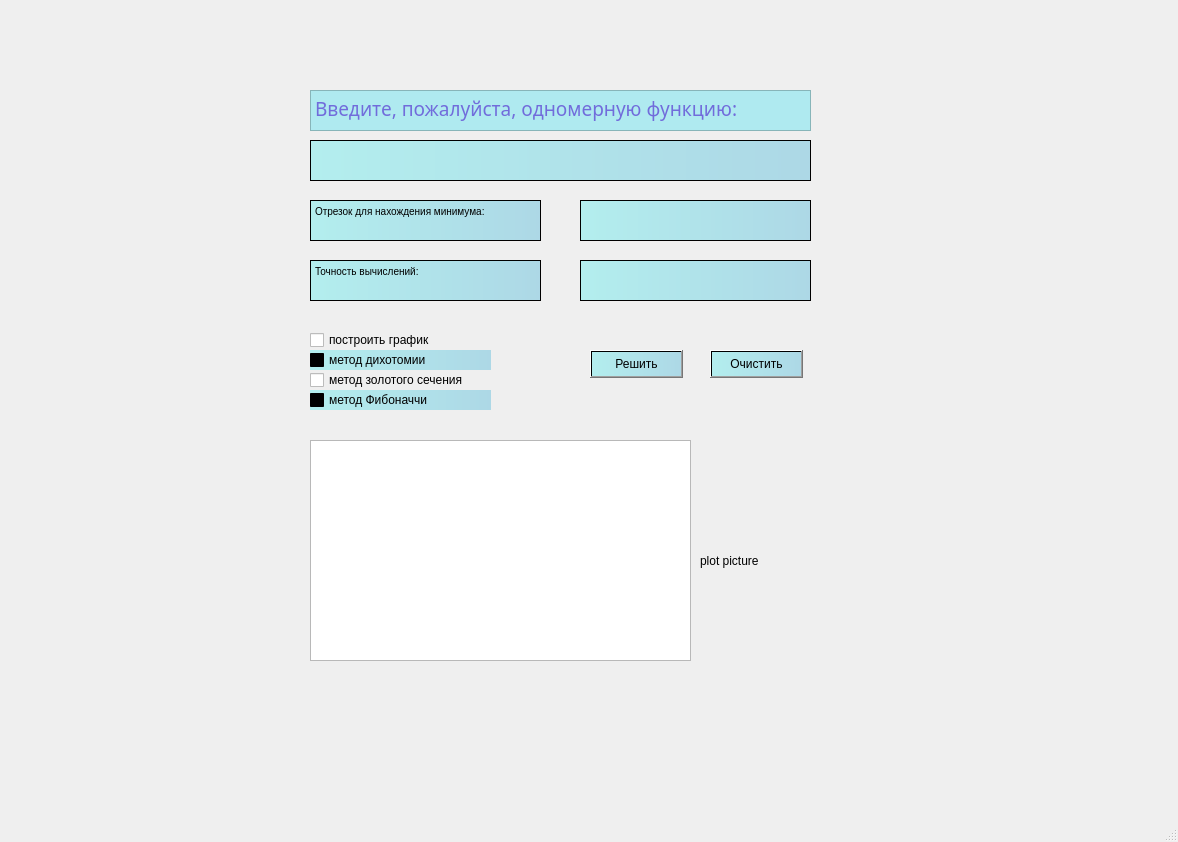
<?xml version="1.0" encoding="UTF-8"?>
<ui version="4.0">
 <class>MainWindow</class>
 <widget class="QMainWindow" name="MainWindow">
  <property name="geometry">
   <rect>
    <x>0</x>
    <y>0</y>
    <width>1178</width>
    <height>842</height>
   </rect>
  </property>
  <property name="windowTitle">
   <string>MainWindow</string>
  </property>
  <property name="styleSheet">
   <string notr="true"/>
  </property>
  <widget class="QWidget" name="centralwidget">
   <widget class="QTextEdit" name="textEdit">
    <property name="geometry">
     <rect>
      <x>310</x>
      <y>140</y>
      <width>501</width>
      <height>41</height>
     </rect>
    </property>
    <property name="styleSheet">
     <string notr="true">background-color: qlineargradient(spread:pad, x1:0, y1:0, x2:1, y2:0, stop:0 rgba(179,238,238, 255), stop:1 rgba(173,216,230, 255));</string>
    </property>
    <property name="html">
     <string>&lt;!DOCTYPE HTML PUBLIC &quot;-//W3C//DTD HTML 4.0//EN&quot; &quot;http://www.w3.org/TR/REC-html40/strict.dtd&quot;&gt;
&lt;html&gt;&lt;head&gt;&lt;meta name=&quot;qrichtext&quot; content=&quot;1&quot; /&gt;&lt;style type=&quot;text/css&quot;&gt;
p, li { white-space: pre-wrap; }
&lt;/style&gt;&lt;/head&gt;&lt;body style=&quot; font-family:'MS Shell Dlg 2'; font-size:7.8pt; font-weight:400; font-style:normal;&quot;&gt;
&lt;p style=&quot;-qt-paragraph-type:empty; margin-top:0px; margin-bottom:0px; margin-left:0px; margin-right:0px; -qt-block-indent:0; text-indent:0px; font-family:'MS Shell Dlg 2';&quot;&gt;&lt;br /&gt;&lt;/p&gt;&lt;/body&gt;&lt;/html&gt;</string>
    </property>
   </widget>
   <widget class="QTextBrowser" name="textBrowser">
    <property name="geometry">
     <rect>
      <x>310</x>
      <y>90</y>
      <width>501</width>
      <height>41</height>
     </rect>
    </property>
    <property name="font">
     <font>
      <family>Perpetua</family>
     </font>
    </property>
    <property name="autoFillBackground">
     <bool>true</bool>
    </property>
    <property name="styleSheet">
     <string notr="true">color:rgb(113, 108, 219);
border-color: rgb(255, 255, 255);
background-color: rgb(175, 234, 240);</string>
    </property>
    <property name="readOnly">
     <bool>true</bool>
    </property>
    <property name="html">
     <string>&lt;!DOCTYPE HTML PUBLIC &quot;-//W3C//DTD HTML 4.0//EN&quot; &quot;http://www.w3.org/TR/REC-html40/strict.dtd&quot;&gt;
&lt;html&gt;&lt;head&gt;&lt;meta name=&quot;qrichtext&quot; content=&quot;1&quot; /&gt;&lt;style type=&quot;text/css&quot;&gt;
p, li { white-space: pre-wrap; }
&lt;/style&gt;&lt;/head&gt;&lt;body style=&quot; font-family:'Perpetua'; font-size:7.8pt; font-weight:400; font-style:normal;&quot;&gt;
&lt;p style=&quot; margin-top:0px; margin-bottom:0px; margin-left:0px; margin-right:0px; -qt-block-indent:0; text-indent:0px;&quot;&gt;&lt;span style=&quot; font-family:'MS Shell Dlg 2'; font-size:14pt;&quot;&gt;Введите, пожалуйста, одномерную функцию:&lt;/span&gt;&lt;/p&gt;&lt;/body&gt;&lt;/html&gt;</string>
    </property>
   </widget>
   <widget class="QPushButton" name="pushButton">
    <property name="geometry">
     <rect>
      <x>590</x>
      <y>350</y>
      <width>93</width>
      <height>28</height>
     </rect>
    </property>
    <property name="styleSheet">
     <string notr="true">background-color: qlineargradient(spread:pad, x1:0, y1:0, x2:1, y2:0, stop:0 rgba(179,238,238, 255), stop:1 rgba(173,216,230, 255));</string>
    </property>
    <property name="text">
     <string>Решить</string>
    </property>
   </widget>
   <widget class="QPushButton" name="pushButton_2">
    <property name="geometry">
     <rect>
      <x>710</x>
      <y>350</y>
      <width>93</width>
      <height>28</height>
     </rect>
    </property>
    <property name="styleSheet">
     <string notr="true">background-color: qlineargradient(spread:pad, x1:0, y1:0, x2:1, y2:0, stop:0 rgba(179,238,238, 255), stop:1 rgba(173,216,230, 255));</string>
    </property>
    <property name="text">
     <string>Очистить</string>
    </property>
   </widget>
   <widget class="QCheckBox" name="checkBox">
    <property name="geometry">
     <rect>
      <x>310</x>
      <y>330</y>
      <width>181</width>
      <height>20</height>
     </rect>
    </property>
    <property name="styleSheet">
     <string notr="true"/>
    </property>
    <property name="text">
     <string>построить график</string>
    </property>
   </widget>
   <widget class="QCheckBox" name="checkBox_2">
    <property name="geometry">
     <rect>
      <x>310</x>
      <y>350</y>
      <width>181</width>
      <height>20</height>
     </rect>
    </property>
    <property name="styleSheet">
     <string notr="true">background-color: qlineargradient(spread:pad, x1:0, y1:0, x2:1, y2:0, stop:0 rgba(179,238,238, 255), stop:1 rgba(173,216,230, 255));</string>
    </property>
    <property name="text">
     <string>метод дихотомии</string>
    </property>
   </widget>
   <widget class="QCheckBox" name="checkBox_3">
    <property name="geometry">
     <rect>
      <x>310</x>
      <y>370</y>
      <width>181</width>
      <height>20</height>
     </rect>
    </property>
    <property name="styleSheet">
     <string notr="true"/>
    </property>
    <property name="text">
     <string>метод золотого сечения</string>
    </property>
   </widget>
   <widget class="QCheckBox" name="checkBox_4">
    <property name="geometry">
     <rect>
      <x>310</x>
      <y>390</y>
      <width>181</width>
      <height>20</height>
     </rect>
    </property>
    <property name="styleSheet">
     <string notr="true">background-color: qlineargradient(spread:pad, x1:0, y1:0, x2:1, y2:0, stop:0 rgba(179,238,238, 255), stop:1 rgba(173,216,230, 255));</string>
    </property>
    <property name="text">
     <string>метод Фибоначчи</string>
    </property>
   </widget>
   <widget class="QTextBrowser" name="textBrowser_2">
    <property name="enabled">
     <bool>true</bool>
    </property>
    <property name="geometry">
     <rect>
      <x>310</x>
      <y>200</y>
      <width>231</width>
      <height>41</height>
     </rect>
    </property>
    <property name="styleSheet">
     <string notr="true">background-color: qlineargradient(spread:pad, x1:0, y1:0, x2:1, y2:0, stop:0 rgba(179,238,238, 255), stop:1 rgba(173,216,230, 255));</string>
    </property>
    <property name="html">
     <string>&lt;!DOCTYPE HTML PUBLIC &quot;-//W3C//DTD HTML 4.0//EN&quot; &quot;http://www.w3.org/TR/REC-html40/strict.dtd&quot;&gt;
&lt;html&gt;&lt;head&gt;&lt;meta name=&quot;qrichtext&quot; content=&quot;1&quot; /&gt;&lt;style type=&quot;text/css&quot;&gt;
p, li { white-space: pre-wrap; }
&lt;/style&gt;&lt;/head&gt;&lt;body style=&quot; font-family:'MS Shell Dlg 2'; font-size:7.8pt; font-weight:400; font-style:normal;&quot;&gt;
&lt;p style=&quot; margin-top:0px; margin-bottom:0px; margin-left:0px; margin-right:0px; -qt-block-indent:0; text-indent:0px;&quot;&gt;&lt;span style=&quot; font-family:'MS Shell Dlg 2';&quot;&gt;Отрезок для нахождения минимума:&lt;/span&gt;&lt;/p&gt;&lt;/body&gt;&lt;/html&gt;</string>
    </property>
   </widget>
   <widget class="QTextEdit" name="textEdit_2">
    <property name="geometry">
     <rect>
      <x>580</x>
      <y>200</y>
      <width>231</width>
      <height>41</height>
     </rect>
    </property>
    <property name="styleSheet">
     <string notr="true">background-color: qlineargradient(spread:pad, x1:0, y1:0, x2:1, y2:0, stop:0 rgba(179,238,238, 255), stop:1 rgba(173,216,230, 255));</string>
    </property>
    <property name="html">
     <string>&lt;!DOCTYPE HTML PUBLIC &quot;-//W3C//DTD HTML 4.0//EN&quot; &quot;http://www.w3.org/TR/REC-html40/strict.dtd&quot;&gt;
&lt;html&gt;&lt;head&gt;&lt;meta name=&quot;qrichtext&quot; content=&quot;1&quot; /&gt;&lt;style type=&quot;text/css&quot;&gt;
p, li { white-space: pre-wrap; }
&lt;/style&gt;&lt;/head&gt;&lt;body style=&quot; font-family:'MS Shell Dlg 2'; font-size:7.8pt; font-weight:400; font-style:normal;&quot;&gt;
&lt;p style=&quot;-qt-paragraph-type:empty; margin-top:0px; margin-bottom:0px; margin-left:0px; margin-right:0px; -qt-block-indent:0; text-indent:0px; font-family:'MS Shell Dlg 2';&quot;&gt;&lt;br /&gt;&lt;/p&gt;&lt;/body&gt;&lt;/html&gt;</string>
    </property>
   </widget>
   <widget class="QTextBrowser" name="textBrowser_3">
    <property name="geometry">
     <rect>
      <x>310</x>
      <y>260</y>
      <width>231</width>
      <height>41</height>
     </rect>
    </property>
    <property name="styleSheet">
     <string notr="true">background-color: qlineargradient(spread:pad, x1:0, y1:0, x2:1, y2:0, stop:0 rgba(179,238,238, 255), stop:1 rgba(173,216,230, 255));</string>
    </property>
    <property name="html">
     <string>&lt;!DOCTYPE HTML PUBLIC &quot;-//W3C//DTD HTML 4.0//EN&quot; &quot;http://www.w3.org/TR/REC-html40/strict.dtd&quot;&gt;
&lt;html&gt;&lt;head&gt;&lt;meta name=&quot;qrichtext&quot; content=&quot;1&quot; /&gt;&lt;style type=&quot;text/css&quot;&gt;
p, li { white-space: pre-wrap; }
&lt;/style&gt;&lt;/head&gt;&lt;body style=&quot; font-family:'MS Shell Dlg 2'; font-size:7.8pt; font-weight:400; font-style:normal;&quot;&gt;
&lt;p style=&quot; margin-top:0px; margin-bottom:0px; margin-left:0px; margin-right:0px; -qt-block-indent:0; text-indent:0px;&quot;&gt;&lt;span style=&quot; font-family:'MS Shell Dlg 2';&quot;&gt;Точность вычислений:&lt;/span&gt;&lt;/p&gt;&lt;/body&gt;&lt;/html&gt;</string>
    </property>
   </widget>
   <widget class="QTextEdit" name="textEdit_3">
    <property name="geometry">
     <rect>
      <x>580</x>
      <y>260</y>
      <width>231</width>
      <height>41</height>
     </rect>
    </property>
    <property name="styleSheet">
     <string notr="true">background-color: qlineargradient(spread:pad, x1:0, y1:0, x2:1, y2:0, stop:0 rgba(179,238,238, 255), stop:1 rgba(173,216,230, 255));</string>
    </property>
    <property name="html">
     <string>&lt;!DOCTYPE HTML PUBLIC &quot;-//W3C//DTD HTML 4.0//EN&quot; &quot;http://www.w3.org/TR/REC-html40/strict.dtd&quot;&gt;
&lt;html&gt;&lt;head&gt;&lt;meta name=&quot;qrichtext&quot; content=&quot;1&quot; /&gt;&lt;style type=&quot;text/css&quot;&gt;
p, li { white-space: pre-wrap; }
&lt;/style&gt;&lt;/head&gt;&lt;body style=&quot; font-family:'MS Shell Dlg 2'; font-size:7.8pt; font-weight:400; font-style:normal;&quot;&gt;
&lt;p style=&quot;-qt-paragraph-type:empty; margin-top:0px; margin-bottom:0px; margin-left:0px; margin-right:0px; -qt-block-indent:0; text-indent:0px; font-family:'MS Shell Dlg 2';&quot;&gt;&lt;br /&gt;&lt;/p&gt;&lt;/body&gt;&lt;/html&gt;</string>
    </property>
   </widget>
   <widget class="QTextBrowser" name="textBrowser_4">
    <property name="enabled">
     <bool>true</bool>
    </property>
    <property name="geometry">
     <rect>
      <x>310</x>
      <y>440</y>
      <width>381</width>
      <height>221</height>
     </rect>
    </property>
   </widget>
   <widget class="QLabel" name="label">
    <property name="geometry">
     <rect>
      <x>700</x>
      <y>400</y>
      <width>421</width>
      <height>321</height>
     </rect>
    </property>
    <property name="layoutDirection">
     <enum>Qt::LeftToRight</enum>
    </property>
    <property name="text">
     <string>plot picture</string>
    </property>
   </widget>
  </widget>
  <widget class="QMenuBar" name="menubar">
   <property name="geometry">
    <rect>
     <x>0</x>
     <y>0</y>
     <width>1178</width>
     <height>26</height>
    </rect>
   </property>
  </widget>
  <widget class="QStatusBar" name="statusbar"/>
 </widget>
 <resources/>
 <connections/>
</ui>
